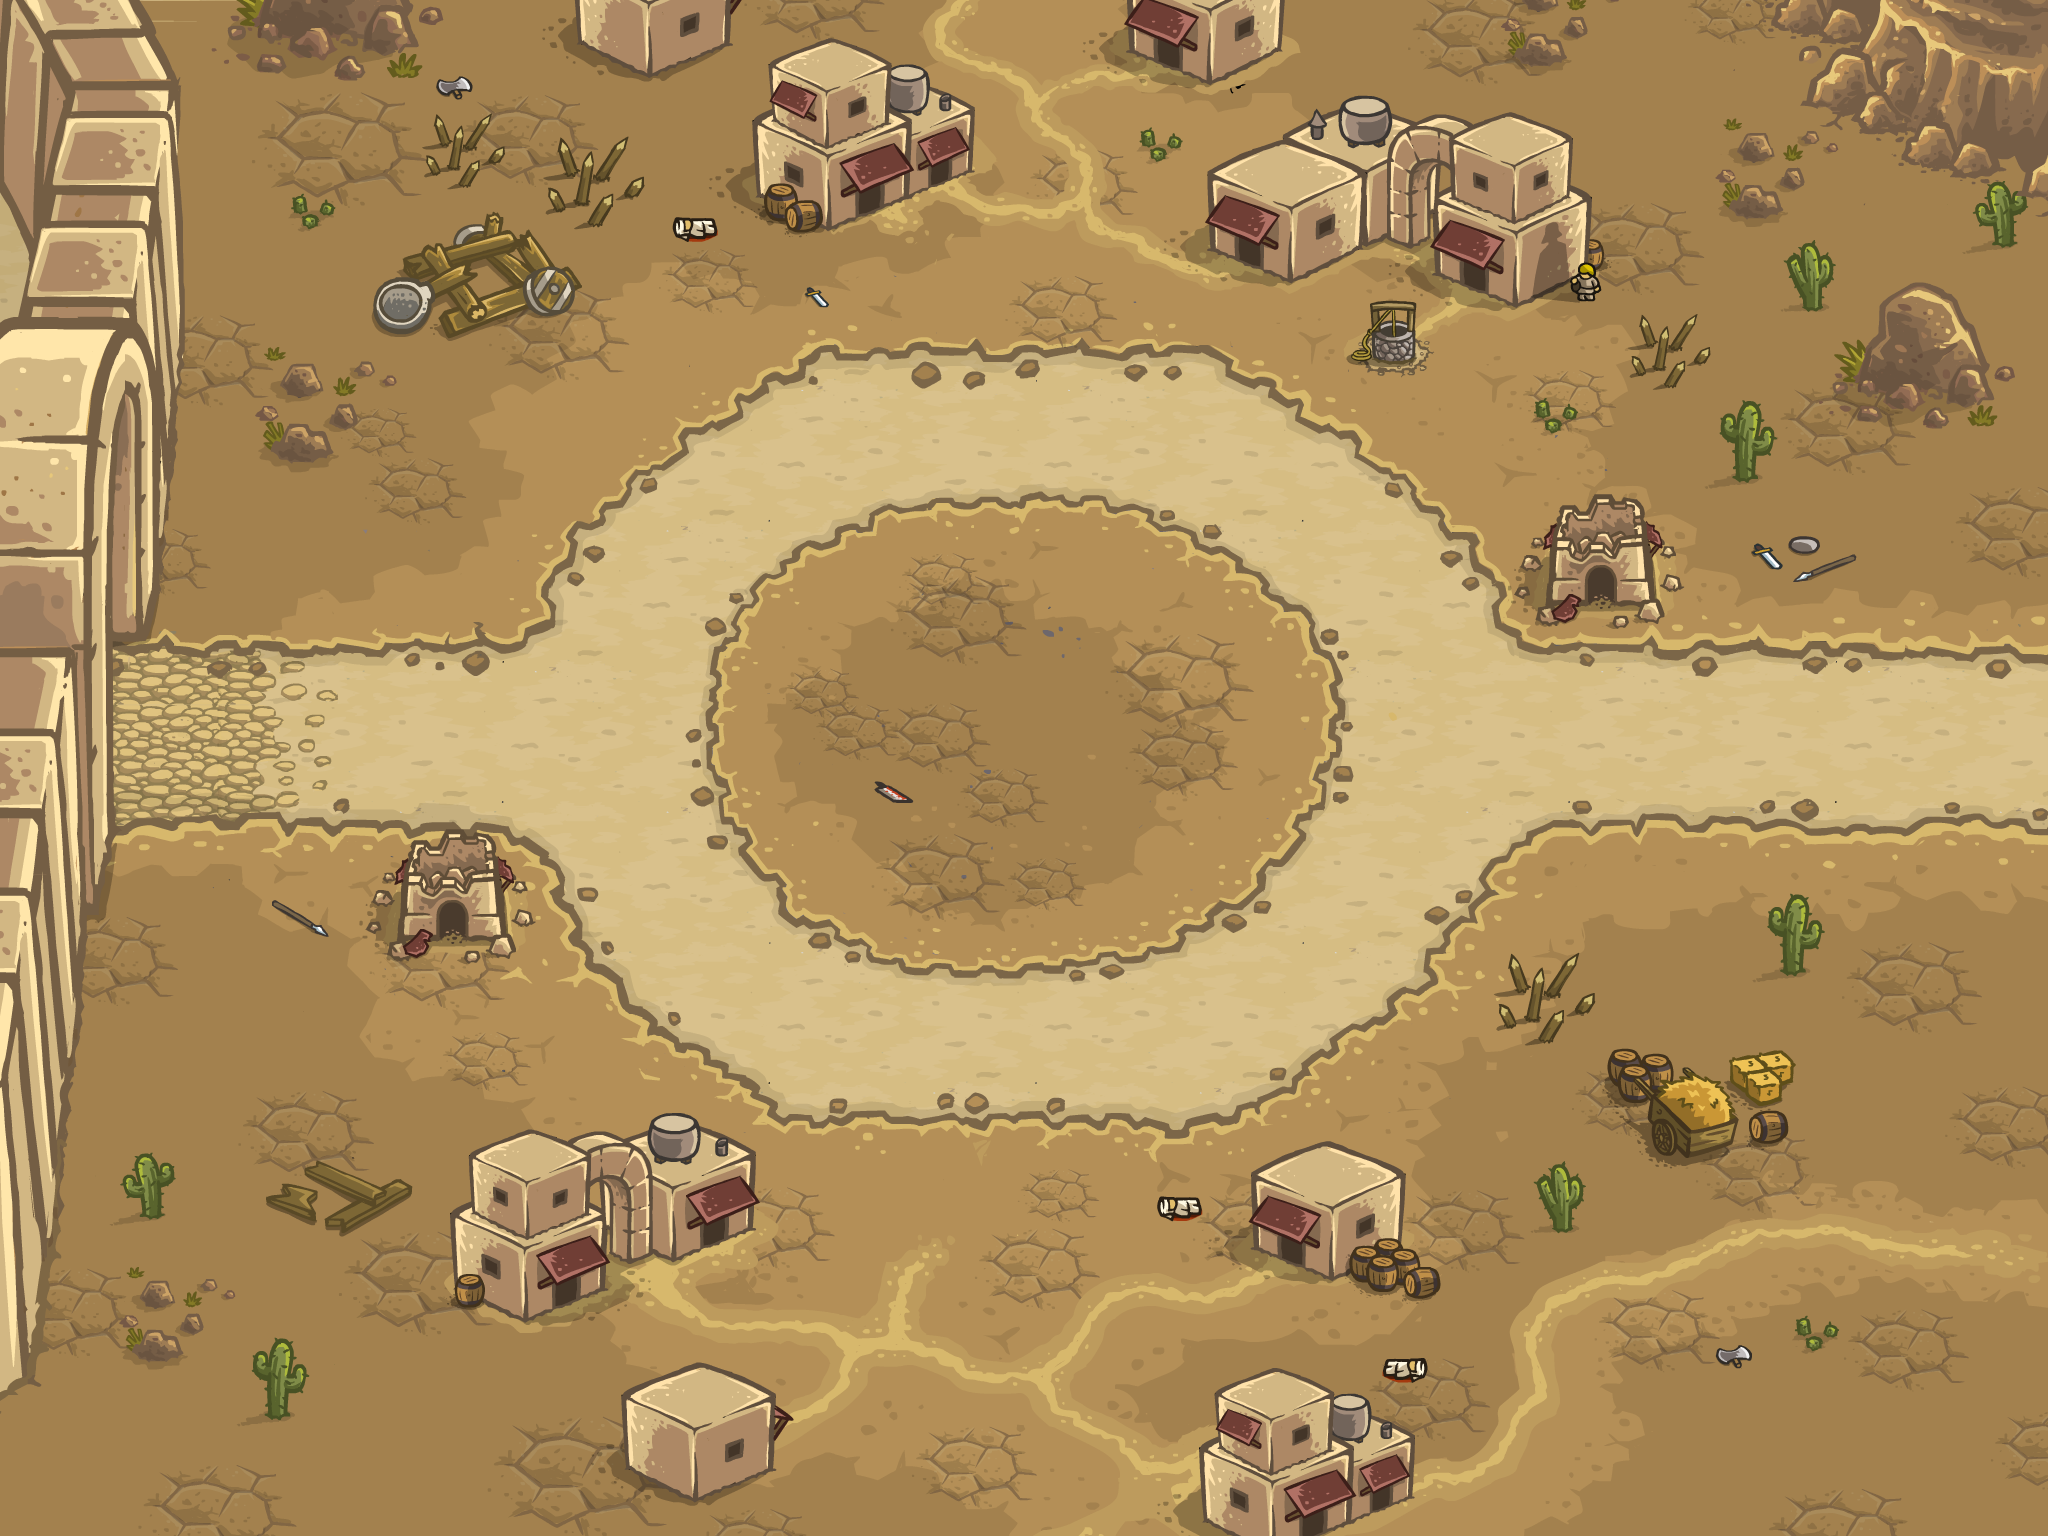

A level layout from a 2D game, rendered from its tile map. Below: a short description, then the map file with tile-grid data replaced by summaries:
An orthogonal 64x48 tile map with 32x32 px tiles, 1 tile layer (块层 1) and 13 objects.

<map version="1.0" orientation="orthogonal" width="64" height="48" tilewidth="32" tileheight="32">
 <tileset firstgid="1" name="sprite_level_1_2-ipadhd" tilewidth="32" tileheight="32">
  <image source="sprite_level_1_2-ipadhd.png" width="2048" height="1536" />
 </tileset>
 <layer name="块层 1" width="64" height="48">
  <data>[3072 cells, 3072 non-empty, 3072 distinct tile ids]</data>
 </layer>
 <objectgroup name="block" width="64" height="48">
  <object x="755" y="30" width="218" height="224">
   <ellipse />
  </object>
  <object x="1112" y="-9" width="167" height="94">
   <ellipse />
  </object>
  <object x="570" y="-15" width="136" height="70">
   <ellipse />
  </object>
  <object x="382" y="827" width="148" height="148">
   <ellipse />
  </object>
  <object x="367" y="206" width="209" height="148">
   <ellipse />
  </object>
  <object x="1530" y="482" width="148" height="158">
   <ellipse />
  </object>
  <object x="1203" y="1158" width="236" height="161">
   <ellipse />
  </object>
  <object x="1191" y="1376" width="230" height="164">
   <ellipse />
  </object>
  <object x="615" y="1364" width="161" height="130">
   <ellipse />
  </object>
  <object x="436" y="1130" width="321" height="182" />
  <object x="1864" y="288" width="118" height="142">
   <ellipse />
  </object>
  <object x="1767" y="3" width="282" height="203" />
  <object x="1212" y="124" width="379" height="224">
   <ellipse />
  </object>
 </objectgroup>
</map>